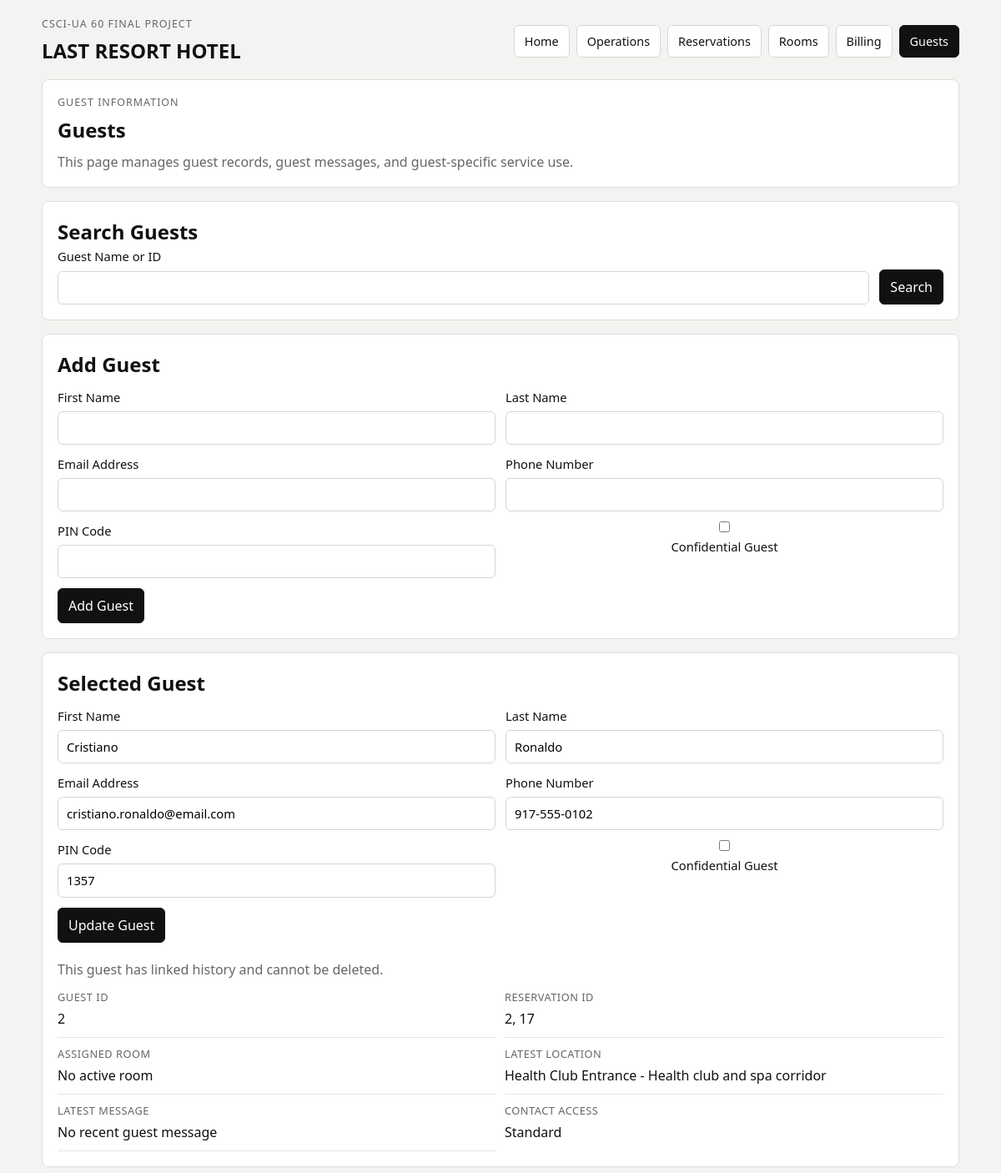
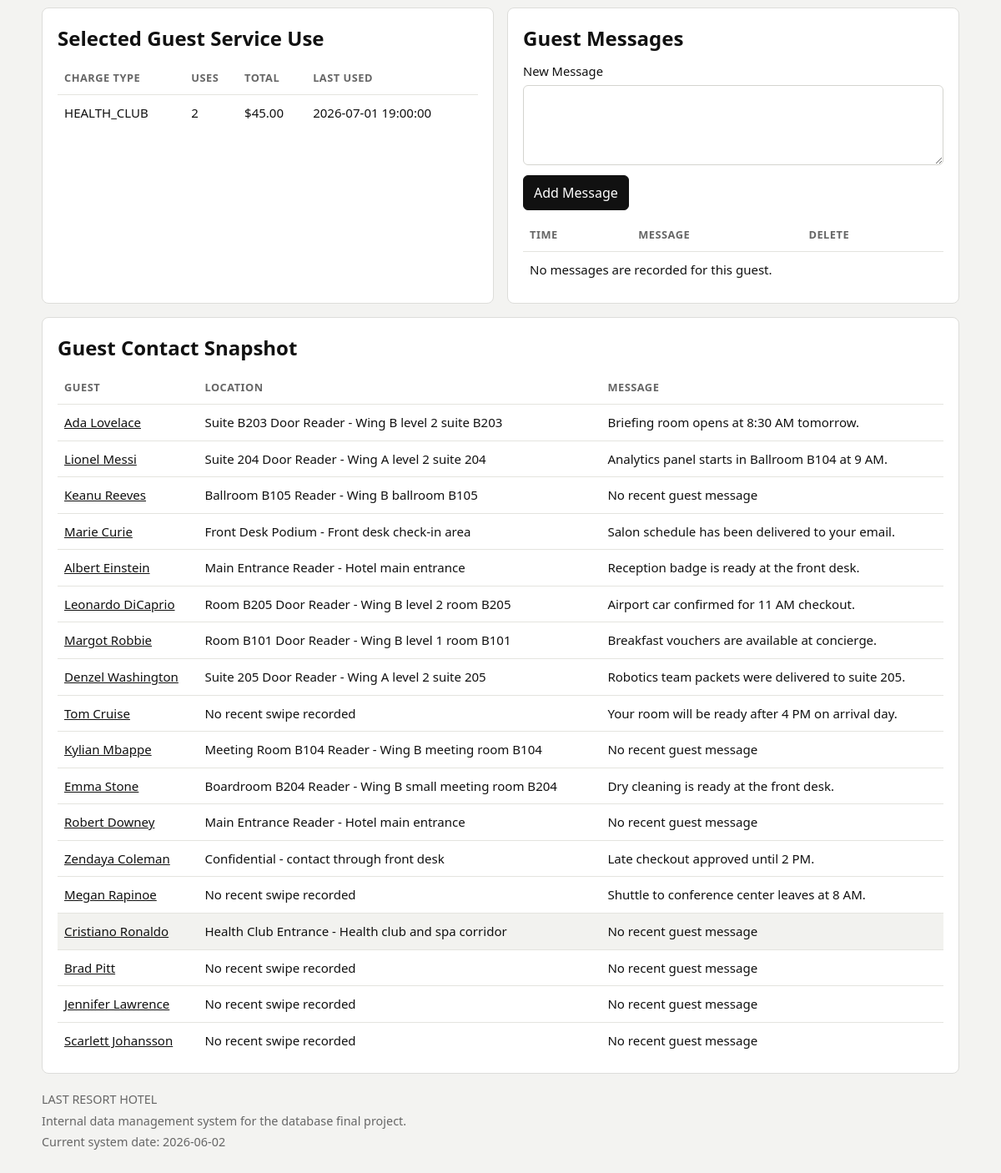
Screenshot of /guests?guestId=2&search= with the database file from the repository (2 pictures, top to bottom).
### tables this page shows
CREATE TABLE person (
    personId INTEGER PRIMARY KEY,
    firstName TEXT NOT NULL,
    lastName TEXT NOT NULL,
    emailAddress TEXT,
    phoneNumber TEXT
);

CREATE TABLE guest (
    guestId INTEGER PRIMARY KEY,
    personId INTEGER NOT NULL UNIQUE,
    pinCode TEXT NOT NULL,
    isConfidential INTEGER NOT NULL DEFAULT 0 CHECK (isConfidential IN (0, 1)),
    FOREIGN KEY (personId) REFERENCES person(personId)
);

CREATE TABLE guest_message (
    messageId INTEGER PRIMARY KEY,
    guestId INTEGER NOT NULL,
    messageContent TEXT NOT NULL,
    messageTime TIMESTAMP NOT NULL,
    FOREIGN KEY (guestId) REFERENCES guest(guestId)
);

CREATE TABLE card_swipe_log (
    logId INTEGER PRIMARY KEY,
    readerId INTEGER NOT NULL,
    guestId INTEGER,
    employeeId INTEGER,
    direction TEXT NOT NULL CHECK (direction IN ('IN', 'OUT')),
    swipeTime TIMESTAMP NOT NULL,
    FOREIGN KEY (readerId) REFERENCES reader(readerId),
    FOREIGN KEY (guestId) REFERENCES guest(guestId),
    FOREIGN KEY (employeeId) REFERENCES employee(employeeId),
    CHECK (
        (guestId IS NOT NULL AND employeeId IS NULL)
        OR
        (guestId IS NULL AND employeeId IS NOT NULL)
    )
);

### app.py (the view)
@app.route("/guests", methods=["GET"])
def guests_page():
    current_date = get_current_date()
    requested_guest_id = request.args.get("guestId", type=int)
    search_text = request.args.get("search", "").strip()
    page_message, page_message_type = get_page_notice()
    conn = get_db_connection()
    guest_contacts = load_guest_contacts(conn)
    if search_text:
        filtered_guests = []
        for row in guest_contacts:
            if matches_name_or_id(row["guestName"], row["guestId"], search_text):
                filtered_guests.append(row)
        guest_contacts = filtered_guests
    selected_guest_id = choose_selected_id(guest_contacts, requested_guest_id, "guestId")
    selected_guest_contact = next(
        (row for row in guest_contacts if row["guestId"] == selected_guest_id),
        None,
    )
    selected_guest_profile = None
    selected_guest_messages = []
    selected_guest_can_delete = False
    if selected_guest_id is not None:
        profile_row = conn.execute(
            """
            SELECT
                g.guestId,
                p.firstName,
                p.lastName,
                p.firstName || ' ' || p.lastName AS guestName,
                p.phoneNumber,
                p.emailAddress,
                g.pinCode,
                g.isConfidential
            FROM guest g
            JOIN person p ON p.personId = g.personId
            WHERE g.guestId = ?
            """,
            (selected_guest_id,),
        ).fetchone()
        if profile_row is not None:
            reservation_rows = conn.execute(
                """
                SELECT DISTINCT sra.reservationId
                FROM stay_room_assignment sra
                JOIN stay_room_guest srg ON srg.stayAssignmentId = sra.stayAssignmentId
                WHERE srg.guestId = ?
                ORDER BY sra.reservationId
                """,
                (selected_guest_id,),
            ).fetchall()
            room_rows = conn.execute(
                """
                SELECT DISTINCT r.roomNum
                FROM stay_room_assignment sra
                JOIN stay_room_guest srg ON srg.stayAssignmentId = sra.stayAssignmentId
                JOIN room r ON r.roomId = sra.roomId
                WHERE srg.guestId = ?
                  AND sra.assignedStartDate <= ?
                  AND COALESCE(sra.assignedEndDate, '9999-12-31') > ?
                  AND sra.assignmentStatus = 'OCCUPIED'
                ORDER BY r.roomNum
                """,
                (selected_guest_id, current_date, current_date),
            ).fetchall()
            selected_guest_profile = dict(profile_row)
            selected_guest_profile["reservationIds"] = ", ".join(
                str(row["reservationId"]) for row in reservation_rows
            ) or "No linked reservation"
            selected_guest_profile["assignedRooms"] = ", ".join(
                row["roomNum"] for row in room_rows
            ) or "No active room"
            if selected_guest_contact is not None:
                selected_guest_profile["lastKnownLocation"] = selected_guest_contact["lastKnownLocation"]
                selected_guest_profile["messageContent"] = selected_guest_contact["messageContent"]
            else:
                selected_guest_profile["lastKnownLocation"] = "No recent swipe recorded"
                selected_guest_profile["messageContent"] = "No recent guest message"
            selected_guest_messages = load_guest_messages(conn, selected_guest_id)
            selected_guest_can_delete = get_guest_delete_blocker(conn, selected_guest_id) is None
    selected_guest_services = []
    if selected_guest_id is not None:
        selected_guest_services = conn.execute(
            """
            SELECT
                chargeType,
                COUNT(*) AS serviceCount,
                ROUND(SUM(amount), 2) AS totalAmount,
                MAX(chargeTime) AS lastUsedAt
            FROM charge
            WHERE usedByGuestId = ?
            GROUP BY chargeType
            ORDER BY totalAmount DESC, chargeType
            """,
            (selected_guest_id,),
        ).fetchall()
    conn.close()
    return render_template(
        "guests.html",
        guestContacts=guest_contacts,
        selectedGuestProfile=selected_guest_profile,
        selectedGuestServices=selected_guest_services,
        selectedGuestMessages=selected_guest_messages,
        selectedGuestCanDelete=selected_guest_can_delete,
        selectedGuestId=selected_guest_id,
        searchText=search_text,
        snapshotDate=current_date,
        pageMessage=page_message,
        pageMessageType=page_message_type,
        pageTitle="Guests",
    )

### templates/guests.html (shortened to what this page needs)
{% extends 'base.html' %}
{% block container %}
<section class="pageHeader">
  <p class="sectionTag">Guest Information</p>
  <h1>Guests</h1>
  <p>This page manages guest records, guest messages, and guest-specific service use.</p>
</section>
<section class="dataCard">
  <h3>Search Guests</h3>
  <form class="searchForm" method="GET" action="{{ url_for('guests_page') }}">
    <label>
      Guest Name or ID
      <input type="text" name="search" value="{{ searchText }}">
    </label>
    <button type="submit">Search</button>
  </form>
</section>
<section class="dataCard">
  <h3>Add Guest</h3>
  <form class="crudForm" method="POST" action="{{ url_for('create_guest') }}">
    <div class="formGrid">
      <label>
        First Name
        <input type="text" name="firstName" required>
      </label>
      <label>
        Last Name
        <input type="text" name="lastName" required>
      </label>
      <label>
        Email Address
        <input type="email" name="emailAddress">
      </label>
      <label>
        Phone Number
        <input type="text" name="phoneNumber">
      </label>
      <label>
        PIN Code
        <input type="text" name="pinCode" required>
      </label>
      <label class="checkboxLabel">
        <input type="checkbox" name="isConfidential" value="1">
        Confidential Guest
      </label>
    </div>
    <div class="buttonRow">
      <button type="submit">Add Guest</button>
    </div>
  </form>
</section>
<section class="guestInfoCard">
  <h2>Selected Guest</h2>
  {% if selectedGuestProfile %}
    <form class="crudForm" method="POST" action="{{ url_for('update_guest') }}">
      <div class="formGrid">
        <label>
          First Name
          <input type="text" name="firstName" value="{{ selectedGuestProfile.firstName }}" required>
        </label>
        <label>
          Last Name
          <input type="text" name="lastName" value="{{ selectedGuestProfile.lastName }}" required>
        </label>
        <label>
          Email Address
          <input type="email" name="emailAddress" value="{{ selectedGuestProfile.emailAddress or '' }}">
        </label>
        <label>
          Phone Number
          <input type="text" name="phoneNumber" value="{{ selectedGuestProfile.phoneNumber or '' }}">
        </label>
        <label>
          PIN Code
          <input type="text" name="pinCode" value="{{ selectedGuestProfile.pinCode }}" required>
        </label>
        <label class="checkboxLabel">
          <input
            type="checkbox"
            name="isConfidential"
            value="1"
          >
          Confidential Guest
        </label>
      </div>
      <div class="buttonRow">
        <button type="submit">Update Guest</button>
      </div>
    </form>
    <div class="buttonRow topGap">
      {% if selectedGuestCanDelete %}
        <form class="inlineForm" method="POST" action="{{ url_for('delete_guest') }}">
          <input type="hidden" name="guestId" value="{{ selectedGuestProfile.guestId }}">
          <input type="hidden" name="search" value="{{ searchText }}">
          <button class="dangerButton" type="submit">Delete Guest</button>
        </form>
      {% else %}
        <p class="searchNote">This guest has linked history and cannot be deleted.</p>
      {% endif %}
    </div>
    <dl class="infoList guestSummaryGrid topGap">
      <div>
        <dt>Guest ID</dt>
        <dd>{{ selectedGuestProfile.guestId }}</dd>
      </div>
      <div>
        <dt>Reservation ID</dt>
        <dd>{{ selectedGuestProfile.reservationIds }}</dd>
      </div>
      <div>
        <dt>Assigned Room</dt>
        <dd>{{ selectedGuestProfile.assignedRooms }}</dd>
      </div>
      <div>
        <dt>Latest Location</dt>
        <dd>{{ selectedGuestProfile.lastKnownLocation }}</dd>
      </div>
      <div>
        <dt>Latest Message</dt>
        <dd>{{ selectedGuestProfile.messageContent }}</dd>
      </div>
      <div>
        <dt>Contact Access</dt>
        <dd>
          {% if selectedGuestProfile.isConfidential == 1 %}
            Confidential
          {% else %}
            Standard
          {% endif %}
        </dd>
      </div>
    </dl>
  {% else %}
    <p>No guest matches the current search.</p>
  {% endif %}
</section>
<div class="dashboardGrid">
  <section class="dataCard">
    <h3>Selected Guest Service Use</h3>
    <table class="minimalTable">
      <thead>
        <tr>
          <th>Charge Type</th>
          <th>Uses</th>
          <th>Total</th>
          <th>Last Used</th>
        </tr>
      </thead>
      <tbody>
        {% for row in selectedGuestServices %}
          <tr>
            <td>{{ row.chargeType }}</td>
            <td>{{ row.serviceCount }}</td>
            <td>${{ '%.2f'|format(row.totalAmount) }}</td>
            <td>{{ row.lastUsedAt }}</td>
          </tr>
        {% else %}
          <tr>
            <td colspan="4">No guest-specific service charges are recorded for this guest.</td>
          </tr>
        {% endfor %}
      </tbody>
    </table>
  </section>
  <section class="dataCard">
    <h3>Guest Messages</h3>
    {% if selectedGuestProfile %}
      <form class="crudForm" method="POST" action="{{ url_for('create_guest_message') }}">
        <label>
          New Message
          <textarea name="messageContent" rows="3" required></textarea>
        </label>
        <div class="buttonRow">
          <button type="submit">Add Message</button>
        </div>
      </form>
      <table class="minimalTable">
        <thead>
          <tr>
            <th>Time</th>
            <th>Message</th>
            <th>Delete</th>
          </tr>
        </thead>
        <tbody>
          {% for message in selectedGuestMessages %}
            <tr>
              <td>{{ message.messageTime }}</td>
              <td>{{ message.messageContent }}</td>
              <td>
                <form class="inlineForm" method="POST" action="{{ url_for('delete_guest_message') }}">
                  <input type="hidden" name="guestId" value="{{ selectedGuestProfile.guestId }}">
                  <input type="hidden" name="messageId" value="{{ message.messageId }}">
                  <input type="hidden" name="search" value="{{ searchText }}">
                  <button class="dangerButton" type="submit">Delete</button>
                </form>
              </td>
            </tr>
          {% else %}
            <tr>
              <td colspan="3">No messages are recorded for this guest.</td>
            </tr>
          {% endfor %}
        </tbody>
      </table>
    {% else %}
      <p>Select a guest before adding or deleting messages.</p>
    {% endif %}
  </section>
</div>
<section class="dataCard">
  <h3>Guest Contact Snapshot</h3>
  <table class="minimalTable">
    <thead>
      <tr>
        <th>Guest</th>
        <th>Location</th>
        <th>Message</th>
      </tr>
    </thead>
    <tbody>
      {% for guest in guestContacts %}
        <tr class="{% if guest.guestId == selectedGuestId %}selectedRow{% endif %}">
          <td>
            <a href="{{ url_for('guests_page', guestId=guest.guestId, search=searchText) }}">
              {{ guest.guestName }}
            </a>
          </td>
          <td>{{ guest.lastKnownLocation }}</td>
          <td>{{ guest.messageContent }}</td>
        </tr>
      {% else %}
        <tr>
          <td colspan="3">No guests match the current search.</td>
        </tr>
      {% endfor %}
    </tbody>
  </table>
</section>
{% endblock %}

### rows the page displays
person: firstName "Cristiano", lastName "Ronaldo", emailAddress "cristiano.ronaldo@email.com", phoneNumber "917-555-0102"
guest: pinCode "1357", guestId "2"
guest_message: messageContent "Briefing room opens at 8:30 AM tomorrow."
guest_message: messageContent "Analytics panel starts in Ballroom B104 at 9 AM."
card_swipe_log: guestName "Keanu Reeves", lastKnownLocation "Ballroom B105 Reader - Wing B ballroom B105", messageContent "No recent guest message"
guest_message: messageContent "Salon schedule has been delivered to your email."
guest_message: messageContent "Reception badge is ready at the front desk."
guest_message: messageContent "Airport car confirmed for 11 AM checkout."
guest_message: messageContent "Breakfast vouchers are available at concierge."
guest_message: messageContent "Robotics team packets were delivered to suite 205."
guest_message: guestName "Tom Cruise", lastKnownLocation "No recent swipe recorded", messageContent "Your room will be ready after 4 PM on arrival day."
card_swipe_log: guestName "Kylian Mbappe", lastKnownLocation "Meeting Room B104 Reader - Wing B meeting room B104", messageContent "No recent guest message"
guest_message: messageContent "Dry cleaning is ready at the front desk."
card_swipe_log: guestName "Robert Downey", lastKnownLocation "Main Entrance Reader - Hotel main entrance", messageContent "No recent guest message"
guest_message: messageContent "Late checkout approved until 2 PM."
guest_message: guestName "Megan Rapinoe", lastKnownLocation "No recent swipe recorded", messageContent "Shuttle to conference center leaves at 8 AM."
card_swipe_log: guestName "Cristiano Ronaldo", lastKnownLocation "Health Club Entrance - Health club and spa corridor", messageContent "No recent guest message"

### other values shown
{{ selectedGuestProfile.reservationIds }} "2, 17"
{{ selectedGuestProfile.assignedRooms }} "No active room"
{{ selectedGuestProfile.lastKnownLocation }} "Health Club Entrance - Health club and spa corridor"
{{ selectedGuestProfile.messageContent }} "No recent guest message"
{{ row.chargeType }} "HEALTH_CLUB"
{{ row.serviceCount }} "2"
{{ '%.2f'|format(row.totalAmount) }} "45.00"
{{ row.lastUsedAt }} "2026-07-01 19:00:00"
{{ guest.guestName }} "Ada Lovelace" "Lionel Messi" "Marie Curie" "Albert Einstein" "Leonardo DiCaprio" "Margot Robbie" "Denzel Washington" "Emma Stone" "Zendaya Coleman" "Brad Pitt" "Jennifer Lawrence" "Scarlett Johansson"
{{ guest.lastKnownLocation }} "Suite B203 Door Reader - Wing B level 2 suite B203" "Suite 204 Door Reader - Wing A level 2 suite 204" "Front Desk Podium - Front desk check-in area" "Main Entrance Reader - Hotel main entrance" "Room B205 Door Reader - Wing B level 2 room B205" "Room B101 Door Reader - Wing B level 1 room B101" "Suite 205 Door Reader - Wing A level 2 suite 205" "Boardroom B204 Reader - Wing B small meeting room B204" "Confidential - contact through front desk" "No recent swipe recorded" "No recent swipe recorded" "No recent swipe recorded"
{{ guest.messageContent }} "No recent guest message" "No recent guest message" "No recent guest message"
{{ snapshotDate }} "2026-06-02"
